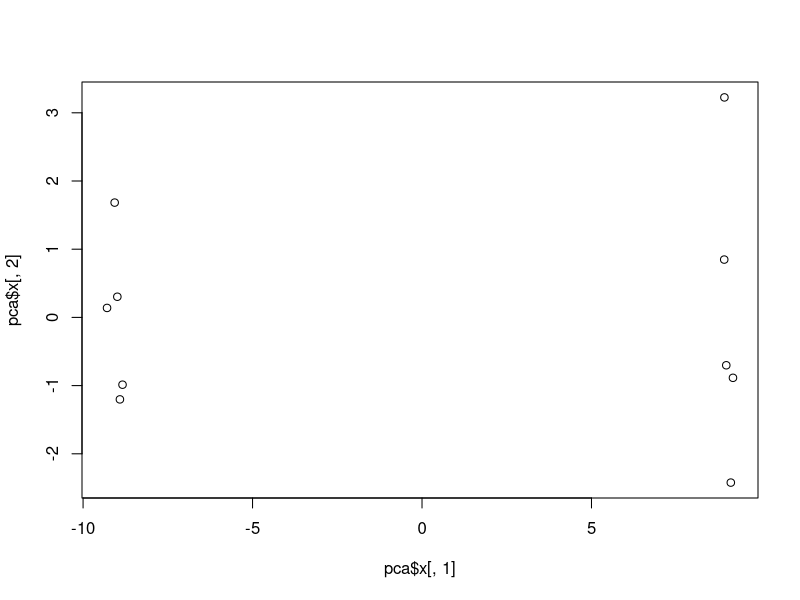
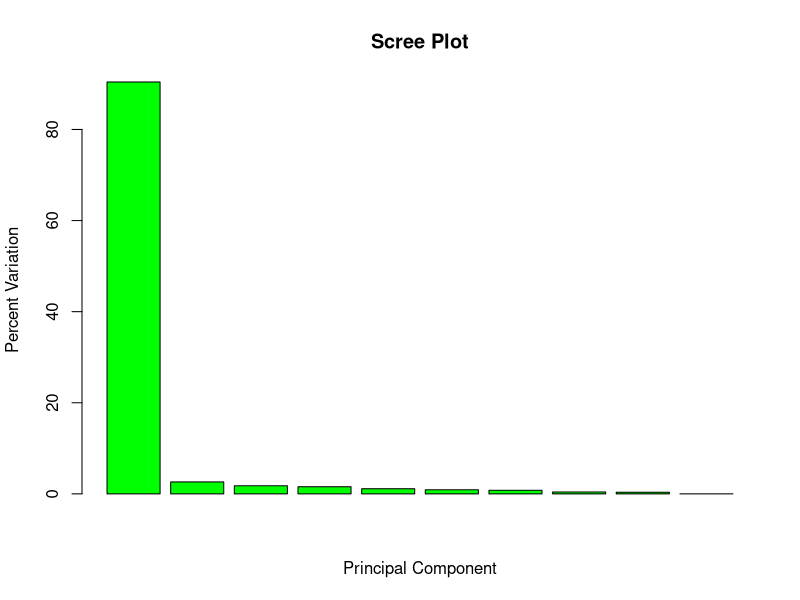

Write the R code that produced these figures, in order.
data.matrix<-matrix(nrow=100,ncol=10)
colnames(data.matrix)<-c(
  paste("wt",1:5,sep = ""),
  paste("ko",1:5,sep=""))
rownames(data.matrix)<-paste("gene",1:100,sep="")
for (i in 1:100){
  wt.values<-rpois(5,lambda = sample(x=10:1000,size=1))
  ko.values<-rpois(5,lambda = sample(x=10:1000,size=1))
  
  data.matrix[i,]<-c(wt.values,ko.values)
}
head(data.matrix)

pca<-prcomp(t(data.matrix),scale = T)

plot(pca$x[,1],pca$x[,2])
pca.var.per<-pca$sdev^2
barplot(pca.var.per,main="Scree Plot",xlab="Principal Component",ylab="Percent Variation",col = "green")
library(ggplot2)
loading_scores<-pca$rotation[,1]
gene_scores<-abs(loading_scores)
gene_scores_ranked<-sort(gene_scores,decreasing = T)
top_10_genes<-names(gene_scores_ranked[1:10])
top_10_genes
pca$rotation[top_10_genes,1]
